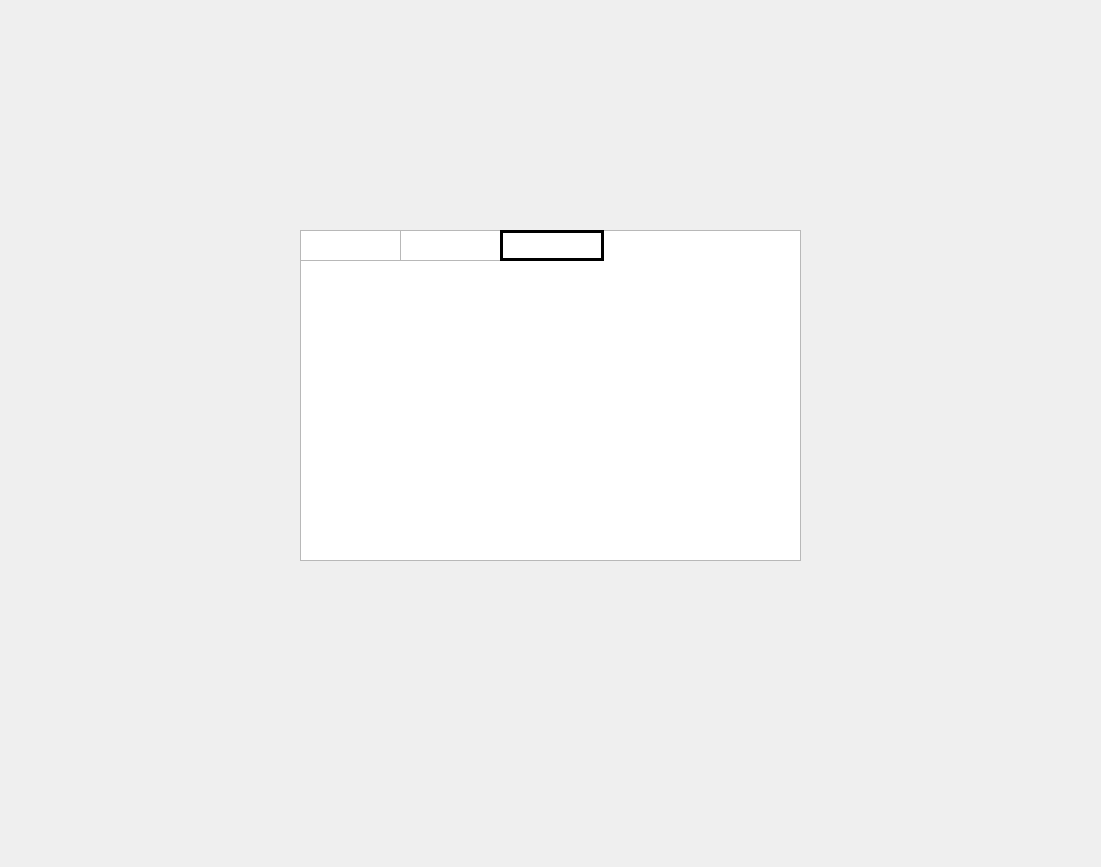
<?xml version="1.0" encoding="UTF-8"?>
<ui version="4.0">
 <class>Form</class>
 <widget class="QWidget" name="Form">
  <property name="geometry">
   <rect>
    <x>0</x>
    <y>0</y>
    <width>1101</width>
    <height>867</height>
   </rect>
  </property>
  <property name="windowTitle">
   <string>Form</string>
  </property>
  <widget class="QTableView" name="tableView">
   <property name="geometry">
    <rect>
     <x>300</x>
     <y>230</y>
     <width>501</width>
     <height>331</height>
    </rect>
   </property>
  </widget>
  <widget class="QTextEdit" name="textEdit">
   <property name="geometry">
    <rect>
     <x>300</x>
     <y>230</y>
     <width>104</width>
     <height>31</height>
    </rect>
   </property>
  </widget>
  <widget class="QTextEdit" name="textEdit_2">
   <property name="geometry">
    <rect>
     <x>400</x>
     <y>230</y>
     <width>104</width>
     <height>31</height>
    </rect>
   </property>
  </widget>
  <widget class="QTextEdit" name="textEdit_3">
   <property name="geometry">
    <rect>
     <x>500</x>
     <y>230</y>
     <width>104</width>
     <height>31</height>
    </rect>
   </property>
   <property name="autoFillBackground">
    <bool>false</bool>
   </property>
   <property name="frameShape">
    <enum>QFrame::Box</enum>
   </property>
   <property name="frameShadow">
    <enum>QFrame::Plain</enum>
   </property>
   <property name="lineWidth">
    <number>3</number>
   </property>
  </widget>
 </widget>
 <resources/>
 <connections/>
</ui>
